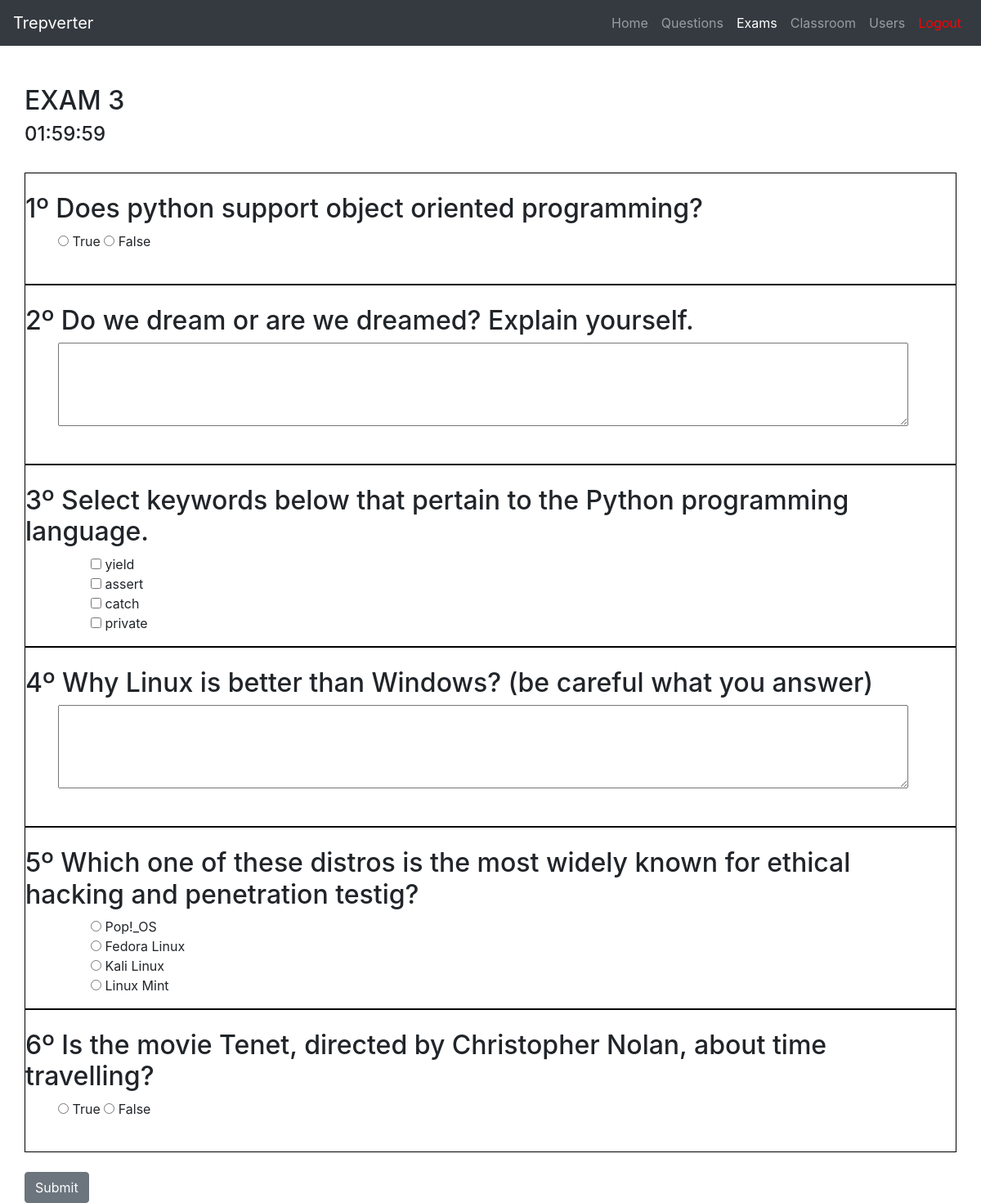
The app's page /exams/3/start (signed in) with its own data.
### tables this page shows
CREATE TABLE exam_questions (
	id INTEGER NOT NULL, 
	exam_id INTEGER, 
	question_id INTEGER, 
	PRIMARY KEY (id), 
	FOREIGN KEY(exam_id) REFERENCES exams (id), 
	FOREIGN KEY(question_id) REFERENCES questions (id)
);

CREATE TABLE questions (
	id INTEGER NOT NULL, 
	subject VARCHAR(64) NOT NULL, 
	theme VARCHAR(64) NOT NULL, 
	description VARCHAR NOT NULL, 
	level VARCHAR NOT NULL, 
	answer_type VARCHAR(20) NOT NULL, 
	creation_date DATE NOT NULL, 
	user_id INTEGER, 
	PRIMARY KEY (id), 
	FOREIGN KEY(user_id) REFERENCES users (id)
);

CREATE TABLE answers (
	id INTEGER NOT NULL, 
	answerr VARCHAR NOT NULL, 
	correct INTEGER NOT NULL, 
	question_id INTEGER, 
	PRIMARY KEY (id), 
	FOREIGN KEY(question_id) REFERENCES questions (id)
);

### views/main.py (the view)
@main.route('/exams/<int:exam_id>/start', methods=['GET', 'POST', 'PUT', 'DELETE'])
@login_required
def exams_start(exam_id):
    import datetime
    from models.entities import Exam, ExamQuestion
    from forms import QuestionForm
    opening_date = Exam.show_opening_date(exam_id)
    if not str(datetime.date.today()) == str(opening_date):
        flash('Exam is not open')
        return redirect(url_for('main.exams'))
    form = QuestionForm()
    exam = Exam.show_one(exam_id)
    exam_questions = ExamQuestion.query.filter_by(exam_id=exam_id).all()
    if request.method == 'POST':
        from models.auth import auth_start_exam
        return auth_start_exam(exam)
    return render_template('exam_start.html', exam=exam, exam_id=exam.id, exam_questions=exam_questions, form=form)

### app.py (called while the page is built)
@login_manager.user_loader
def load_user(user_id):
    from models.entities import User
    return User.query.get(int(user_id))

### models/entities.py (called while the page is built)
    @staticmethod
    def show_one(exam_id):
        x = Exam.query.get(int(exam_id))
        return Exam.query.get(int(exam_id))

    @staticmethod
    def show_opening_date(exam_id):
        exam =  Exam.query.get(int(exam_id))
        return exam.opening_date

### templates/exam_start.html (shortened to what this page needs)
{% import "bootstrap/wtf.html" as wtf %}
<!DOCTYPE html>
<html lang="en">
<head>
  <link rel="stylesheet" href="https://maxcdn.bootstrapcdn.com/bootstrap/4.0.0/css/bootstrap.min.css">
</head>
<body>
  <nav class="navbar navbar-expand-lg navbar-dark bg-dark">
    <a class="navbar-brand" href="#">Trepverter</a>
    <div class="collapse navbar-collapse" id="navbarNav">
      <ul class="navbar-nav ml-auto">
        <li class="nav-item">
          <a class="nav-link" href="{{url_for('main.index')}}">Home</a>
        </li>
        <li class="nav-item">
            <a class="nav-link" href="{{url_for('main.questions')}}">Questions</a>
          </li>
        <li class="nav-item active">
          <a class="nav-link" href="{{url_for('main.exams')}}">Exams</a>
        </li>
        <li class="nav-item">
          <a class="nav-link" href="{{url_for('main.classes')}}">Classroom</a>
        </li>
        <li class="nav-item">
            <a class="nav-link" href="{{url_for('main.users')}}">Users</a>
          </li>
        <li class="nav-item">
          <a class="nav-link" style = "color: red" href="{{url_for('auth.logout')}}">Logout</a>
        </li>
      </ul>
    </div>
  </nav>
  <div class="container mt-5">
    <div class="row">
      <div class="col-md-16">
        <h2>EXAM {{ exam_id }}</h2>
          <h4><span id="countdown"></span></h4><br>
          <form method="POST" action="{{ url_for('main.exams_start', exam_id=exam_id) }}">
            {% for exam_question in exam_questions %}
            <div style="border: solid black 1px;">
              <br>
              <h2>{{ loop.index }}º {{ exam_question.question_rel.description }}</h2>
              <ul>
                {% if exam_question.question_rel.answer_type == 'op' %}
                  <textarea style="width: 1040px;" name="open_answer {{ exam_question.id }}" rows="4" cols="50">
                  </textarea>
                  <br><br>
                {% else %}
                  {% for answer in exam_question.question_rel.answers %}
                    {% if exam_question.question_rel.answer_type == 'tf' %}
                      <input type="radio" name="answer {{ exam_question.id }}" value="true"> True
                      <input type="radio" name="answer {{ exam_question.id }}" value="false"> False
                      <br><br>
                    {% elif exam_question.question_rel.answer_type == 'mc' %}
                      <ul>
                        <input type="checkbox" name="multiple_right_answer" value="{{ answer.answerr }}"> {{ answer.answerr }}
                      </ul>
                    {% else %}
                      <ul>
                        <input type="radio" name="answer{{ exam_question.id }}" value="{{ answer.answerr }}"> {{ answer.answerr }}
                      </ul>
                    {% endif %}
                  {% endfor %}
                {% endif %}
              </ul>
            </div>
          {% endfor %}
              <br>
        {{ form.submit(class='btn btn-secondary')}}

### records on screen
exam_questions: question_rel.description "Does python support object oriented programming?"
exam_questions: question_rel.description "Do we dream or are we dreamed? Explain yourself."
exam_questions: question_rel.description "Select keywords below that pertain to the Python programming language."
answers: answerr "yield"
answers: answerr "assert"
answers: answerr "catch"
answers: answerr "private"
exam_questions: question_rel.description "Why Linux is better than Windows? (be careful what you answer)"
exam_questions: question_rel.description "Which one of these distros is the most widely known for ethical hacking and penetration testig?"
answers: answerr "Pop!_OS"
answers: answerr "Fedora Linux"
answers: answerr "Kali Linux"
answers: answerr "Linux Mint"
exam_questions: question_rel.description "Is the movie Tenet, directed by Christopher Nolan, about time travelling?"

### other values on screen
{{ exam_id }} "3"
